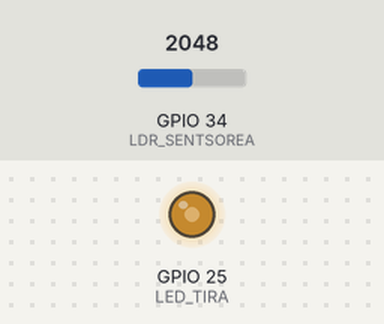
Recording of a sketch running on a simulated ESP32. Parts: output pins drawn as LEDs (lit = HIGH). The test bench sets the inputs (shaded band); at power-on: GPIO 34 (LDR_SENTSOREA) = 2048. WiFi joins after 1.5 s; servers stay silent unless stated; what the sketch prints to the serial monitor is not drawn.

Above: at 2.7 s.
2.8 s: GPIO 34 (LDR_SENTSOREA) set to 2866
At 5.1 s:
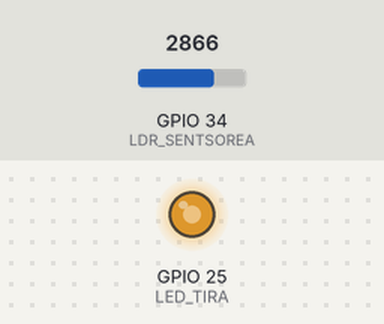
5.4 s: GPIO 34 (LDR_SENTSOREA) set to 3603
At 7.3 s:
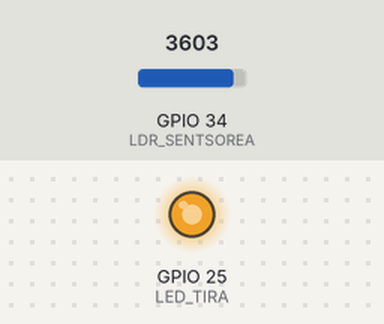
7.8 s: GPIO 34 (LDR_SENTSOREA) set to 491
At 9.4 s:
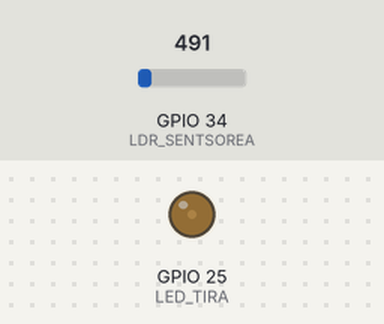
10.2 s: GPIO 34 (LDR_SENTSOREA) set to 2047
At 11.6 s:
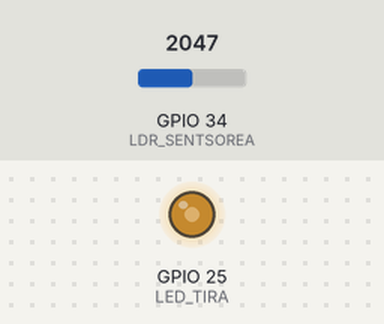
Timing chart, 0 to 13.2 s (numbered marks = the images above; inputs shaded):
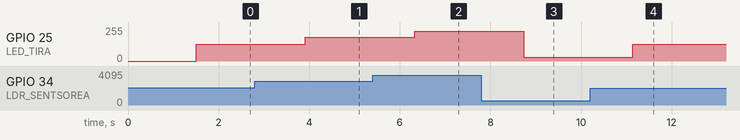

The sketch:

korridorekoArgiak.ino
```cpp
#include <WiFi.h>
#include <analogWrite.h>

//Konstanteak
const char* ssid = "Tech_D0005263";
const char* pasahitza = "BEEYDRET";
const char* host = "192.168.0.77";
const unsigned char portua = 80;
const unsigned char LDR_SENTSOREA = 34;
const unsigned char LED_TIRA = 25;

//Aldagaiak
unsigned char kontagailua = 0;
unsigned int ldrBalioa;
float tentsioa;
unsigned char argia;

WiFiServer zerbitzaria(portua);

void setup(){
  Serial.begin(115200);
  Serial.println("");

  pinMode(LED_TIRA, OUTPUT);

  //Sarera konektatu
  WiFi.begin(ssid, pasahitza);
  while (WiFi.status() != WL_CONNECTED && kontagailua < 50) {
    kontagailua = kontagailua + 1;
    delay(500);
    Serial.print(".");
  }

  if (kontagailua < 50) {
      Serial.println("");
      Serial.println("Sarera konektatu da");
      Serial.println(WiFi.localIP());
      zerbitzaria.begin();
  }
  else {
      Serial.println("");
      Serial.println("Errorea gertatu da, ez da sarera konektatu");
  }
}

void loop(){
 // read the input on analog pin 34:
  ldrBalioa = analogRead(LDR_SENTSOREA);
  // print out the value you read:
  Serial.print("Korridoreko sentsoreak jaso duen balio analogikoa: ");
  Serial.println(ldrBalioa);
  argia = map(ldrBalioa,0,4095,0,255);
  analogWrite(LED_TIRA, argia);
  tentsioa = ldrBalioa*(12.0/4095.0);
  Serial.print("Korridoreko argiek jaso behar duten tentsioa V-etan: ");
  Serial.println(tentsioa);
  bidali();
  delay(1000);

}

void bidali(){
    WiFiClient client;

    if (!client.connect(host, portua)) {
      Serial.println("Arazoak konektatzerakoan");
      return;
    }

    String url = "/esp32/korridorea.php?ldrBalioa=";
    url += ldrBalioa;
    url += "&tentsioa=";
    url += tentsioa;

    // Enviamos petición al servidor
    client.print(String("GET ") + url + " HTTP/1.1\r\n" +
               "Host: " + host + "\r\n" +
               "Connection: close\r\n\r\n");
}
```

Measured:
- after the input at 2.8 s, GPIO 25 (LED_TIRA): 127/255 → 178/255 after 1.1 s
- after the input at 5.4 s, GPIO 25 (LED_TIRA): 178/255 → 224/255 after 0.92 s
- after the input at 7.8 s, GPIO 25 (LED_TIRA): 224/255 → 30/255 after 0.93 s
- after the input at 10.2 s, GPIO 25 (LED_TIRA): 30/255 → 127/255 after 0.94 s
